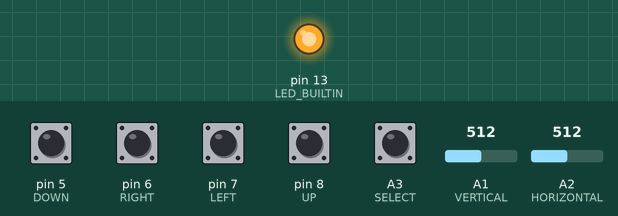
A sketch run on a simulated Arduino Uno, built with avr-gcc and run on an emulated ATmega328P. Parts: output pins drawn as LEDs (lit = HIGH). Inputs (shaded band) come from the test bench; at power-on: A3 (SELECT), pin 5 (DOWN), pin 6 (RIGHT), pin 7 (LEFT), pin 8 (UP) HIGH, A1 (VERTICAL) = 512, A2 (HORIZONTAL) = 512. What the sketch prints to the serial monitor is not drawn.

Above: at 0.1 s.
At 0.6 s:
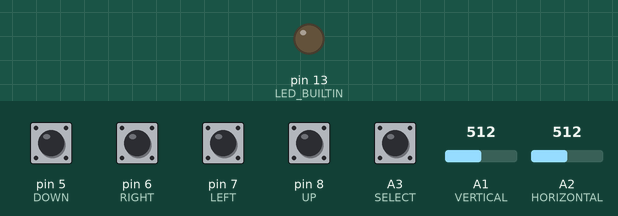
Timing chart, 0 to 2.1 s (numbered marks = the images above):
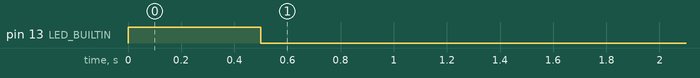

The sketch:

Joystick_test_code.ino
```cpp
#define VERTICAL    A1
#define HORIZONTAL  A2
#define SELECT      A3

#define UP      8
#define DOWN    5
#define LEFT    7
#define RIGHT   6


void setup() {
  pinMode(LED_BUILTIN, OUTPUT);

  pinMode(SELECT, INPUT_PULLUP);
  pinMode(UP, INPUT_PULLUP);
  pinMode(DOWN, INPUT_PULLUP);
  pinMode(LEFT, INPUT_PULLUP);
  pinMode(RIGHT, INPUT_PULLUP);

//  digitalWrite(SELECT, HIGH);
  Serial.begin(115200);

  digitalWrite(LED_BUILTIN, HIGH);   // turn the LED on (HIGH is the voltage level)
  delay(500);
  digitalWrite(LED_BUILTIN, LOW);    // turn the LED off by making the voltage LOW
  delay(500);                       // wait for a second

}

void loop() {

  Serial.print("Select:  ");
  Serial.println(digitalRead(SELECT));

  Serial.print("X-axis: ");
  // Serial.println(analogRead(HORIZONTAL));
  int tmp = analogRead(HORIZONTAL);
  byte X_Pot = map(tmp, 0, 1023, 0, 255);
  Serial.println(X_Pot);

  Serial.print("Y-axis: ");
  // Serial.println(analogRead(VERTICAL));
  tmp = analogRead(VERTICAL);
  byte Y_Pot = map(tmp, 0, 1023, 0, 255);
  Serial.println(Y_Pot);

  Serial.print("UP:  ");
  Serial.println(digitalRead(UP));
  Serial.print("DOWN:  ");
  Serial.println(digitalRead(DOWN));
  Serial.print("LEFT:  ");
  Serial.println(digitalRead(LEFT));
  Serial.print("RIGHT:  ");
  Serial.println(digitalRead(RIGHT));
  Serial.print("\n");

  delay(200);                       // wait for a second

}
```
